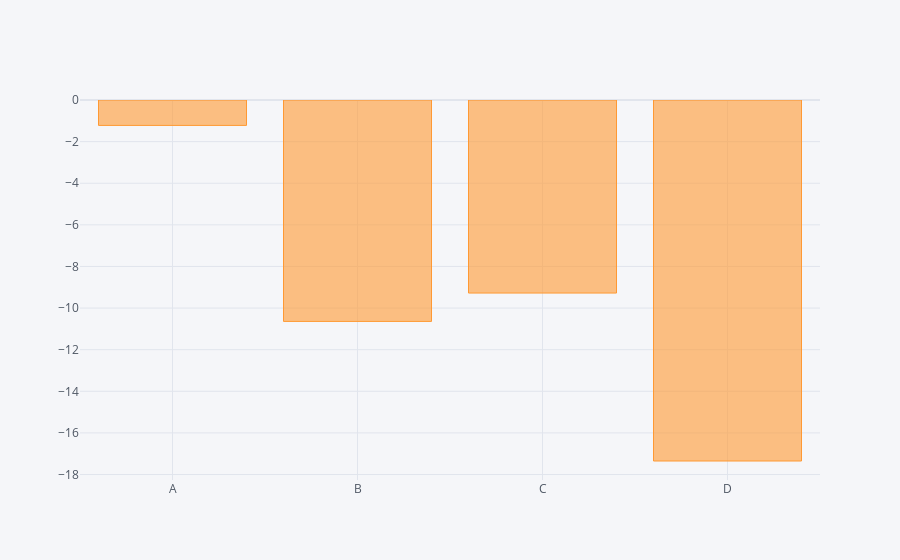

Notebook code for this chart:
### Code cell
df1.sum().iplot(kind='bar')

### Figure 1 — Plotly figure (JSON) as saved in the notebook; plotly's stock layout.template omitted (floating-point values rounded to 4 significant figures)
{"data": [{"marker": {"color": "rgba(255, 153, 51, 0.6)", "line": {"color": "rgba(255, 153, 51, 1.0)", "width": 1}}, "name": "None", "orientation": "v", "text": "", "type": "bar", "x": ["A", "B", "C", "D"], "y": [-1.221, -10.64, -9.278, -17.35]}], "layout": {"legend": {"bgcolor": "#F5F6F9", "font": {"color": "#4D5663"}}, "paper_bgcolor": "#F5F6F9", "plot_bgcolor": "#F5F6F9", "title": {"font": {"color": "#4D5663"}}, "xaxis": {"gridcolor": "#E1E5ED", "showgrid": true, "tickfont": {"color": "#4D5663"}, "title": {"font": {"color": "#4D5663"}, "text": ""}, "zerolinecolor": "#E1E5ED"}, "yaxis": {"gridcolor": "#E1E5ED", "showgrid": true, "tickfont": {"color": "#4D5663"}, "title": {"font": {"color": "#4D5663"}, "text": ""}, "zerolinecolor": "#E1E5ED"}}}
